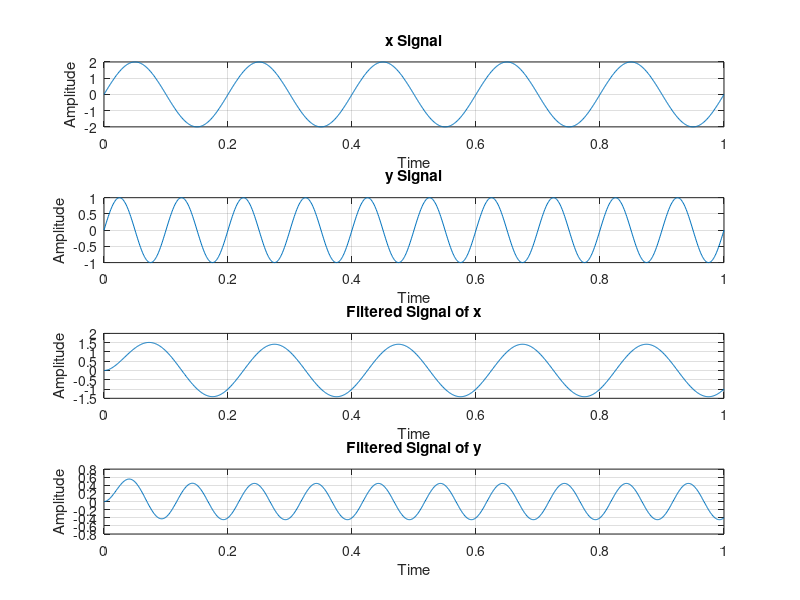

Reproduce this figure in MATLAB.
t = 0:0.001:1;

am = 2;
fm = 5;

ac = 1;
fc = 10;


x = am*sin(2*pi*fm*t);
subplot(4,1,1);
plot(t,x);
xlabel('Time');
ylabel('Amplitude');
title('x Signal');
grid on;

y = ac*sin(2*pi*fc*t);
subplot(4,1,2);
plot(t,y);
xlabel('Time');
ylabel('Amplitude');
title('y Signal');
grid on;

cut_f = 6;
fs = 1000;
order = 1;
a = fm/(fs/2);

[num,den] = butter(order,a);


filtered_signal_x = filter(num,den,x);
subplot(4,1,3);
plot(t,filtered_signal_x);
xlabel('Time');
ylabel('Amplitude');
title('Filtered Signal of x')
grid on;



filtered_signal_y = filter (num,den,y);
subplot(4,1,4);
plot(t,filtered_signal_y);
xlabel('Time');
ylabel('Amplitude');
title('Filtered Signal of y')
grid on;
